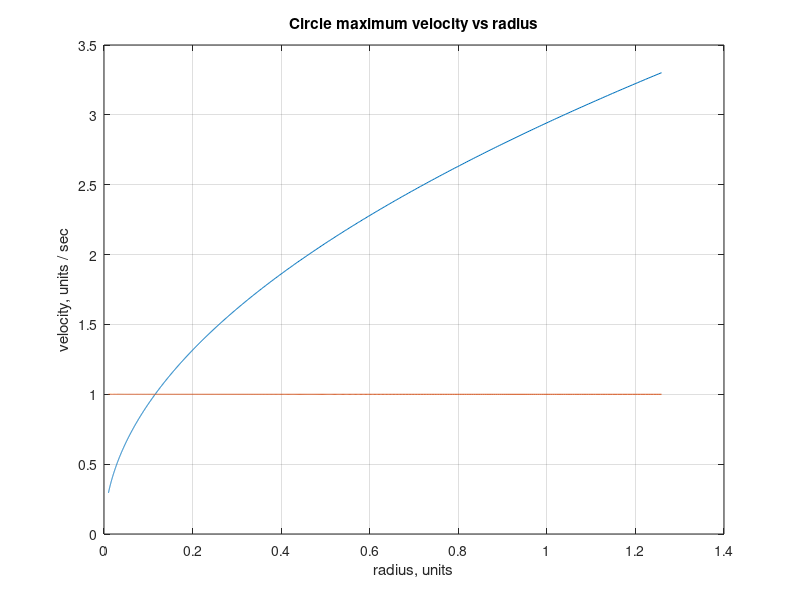
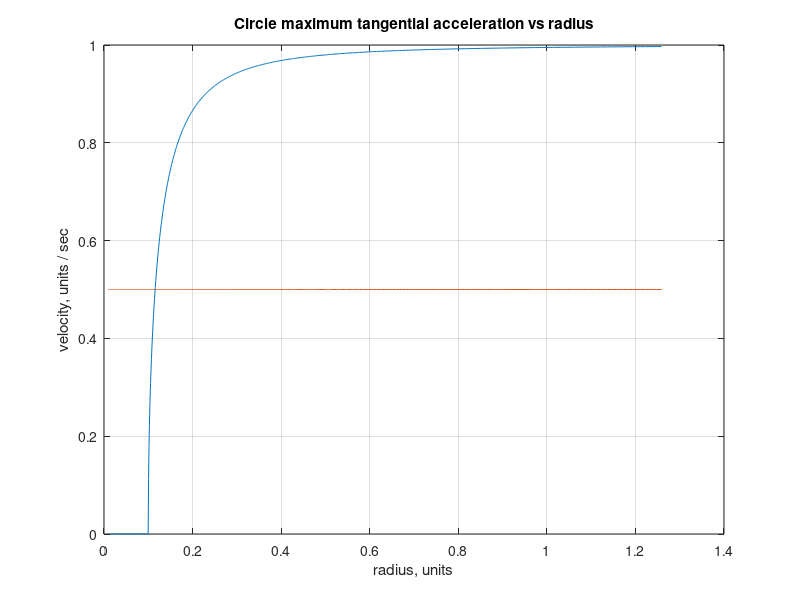

The MATLAB script that drew these images, in order:
% Find optimal maximum velocity and acceleration ratio for circular motions. 
% This shows the transition from velocity-limited to acceleration-limited motions
% Circles with large radii relative to their max velocity can use more of their
% acceleration budget for tangential acceleration, since normal accelerations are lower. 
% 
% NOTE: this calculation currently does not account for helical motion (which increases the effective radius)
a_max = 10.0
v_max = 1.0

a_t_max_nominal = 0.5 * a_max;
a_n_max_nominal = sqrt(1.0 - a_t_max_nominal^2);

r_eff = logspace(-2,.1,1000);

v_max_cutoff = sqrt(a_max*sqrt(3)/2*r_eff);
v_max_req = 0*r_eff + v_max;

figure(1)
plot(r_eff,v_max_cutoff,r_eff, v_max_req)
grid on
title('Circle maximum velocity vs radius')
xlabel('radius, units')
ylabel('velocity, units / sec')

a_n_max_cutoff = v_max^2 ./ r_eff;
a_t_max_cutoff = sqrt(a_max^2 - a_n_max_cutoff.^2);

figure(2)
plot(r_eff, a_t_max_cutoff / a_max,r_eff, r_eff*0+a_t_max_nominal/ a_max)
grid on
title('Circle maximum tangential acceleration vs radius')
xlabel('radius, units')
ylabel('velocity, units / sec')

